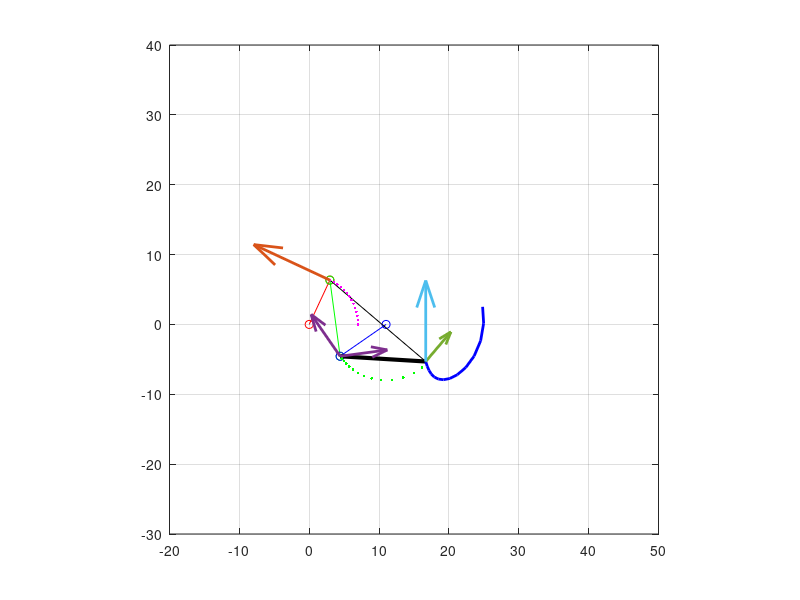
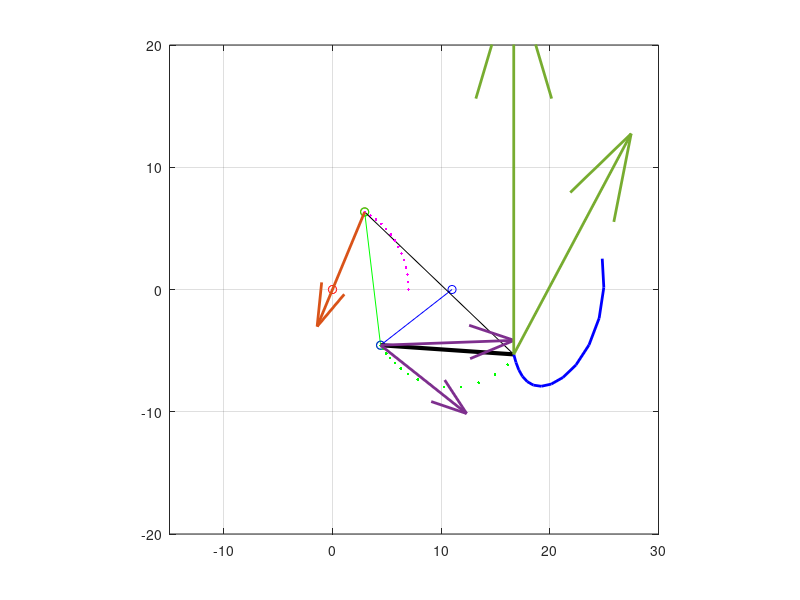
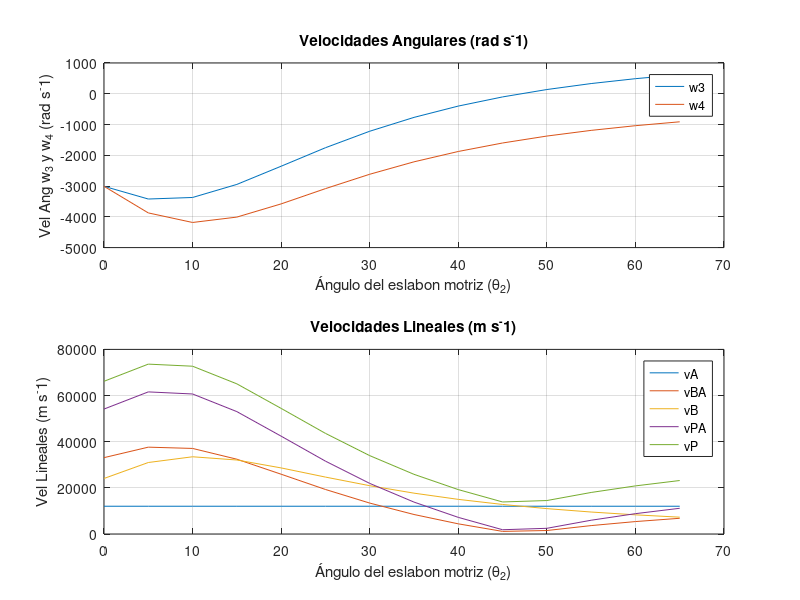
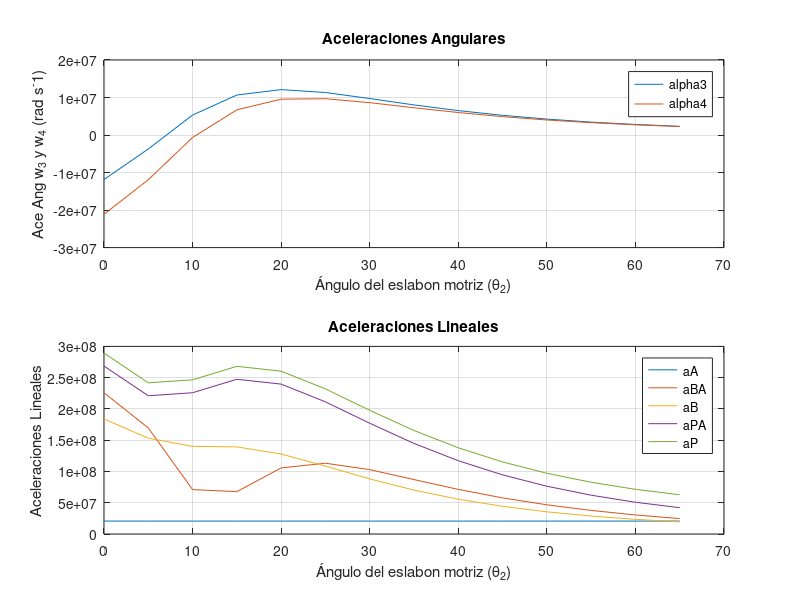

Source code (MATLAB) for these figures, in order:
% Programa para el Analisis Cinematico de un M4L
% Método Lazo Vectorial
% Eduardo Cano G.


%% Declaracion de variables

% TAMAÑO DE ESLABONES
a = 7; %L2
b = 11; %L3
c = 8; %L4
d = 11; %L1
ap = 18;
gamma = 42;


% COORDENADAS DE Ox, Oy y Qx, Qy
Ox = 0; Oy = 0;
Qx = d; Qy = 0;

theta2d = 0:5:65;

% VELOCIDAD ANGULAR
w2 = 30;
w2 = rad2deg(w2);

% ACELERACION ANGULAR
alpha2 = 10;
alpha2 = rad2deg(alpha2);

% SACUDIMENTO ANGULAR
phi2 = 5;

% VARIABLES AUXILIARES ---POCISION---

k1 = d/a;
k2 = d/c;
k3 = (a^2 - b^2 + c^2 + d^2)/(2*a*c);

k4 = d/b;
k5 = d/a;
k6 = (c^2 - a^2 - b^2 - d^2)/(2*a*b);

A = -k1 + cosd(theta2d) - k2.*cosd(theta2d) + k3;
B = -2.*sind(theta2d);
C = k1 - cosd(theta2d) - k2.*cosd(theta2d) + k3;

D = -k5 + cosd(theta2d) + k4.*cosd(theta2d) + k6;
E = -2.*sind(theta2d);
F = k5 - cosd(theta2d) + k4.*cosd(theta2d) + k6;


%% Analisis de Pocisiones

% THETA 3
indexR = E.^2 - 4.*D.*F > 0;
indexR2 = 2.*D ~= 0;
theta3da = zeros(1, length(indexR));
theta3dc = zeros(1, length(indexR));
contador = 1;
for k=1 : length(theta2d)

    if indexR(k) == 1 && indexR2(k) == 1

        theta3da(contador) = 2*atand((-E(k) + sqrt(E(k).^2 - 4.*D(k).*F(k))) ./ (2.*D(k)));
        theta3dc(contador) = 2*atand((-E(k) - sqrt(E(k).^2 - 4.*D(k).*F(k))) ./ (2.*D(k)));

        contador = contador + 1;

    else

    end

end



% THETA 4
indexS = B.^2 - 4.*A.*C > 0;
indexS2 = 2.*A ~= 0;
theta4da = zeros(1, length(indexS));
theta4dc = zeros(1, length(indexS));
contador = 1;
for k=1 : length(theta2d)

    if indexS(k) == 1 && indexS2(k) == 1

        theta4da(contador) = 2*atand((-B(k) + sqrt(B(k).^2 - 4.*A(k).*C(k))) ./ (2.*A(k)));
        theta4dc(contador) = 2*atand((-B(k) - sqrt(B(k).^2 - 4.*A(k).*C(k))) ./ (2.*A(k)));

        contador = contador + 1;

    else

    end

end



% POCISIONES DE Ax y Ay
Ax = zeros(1, length(indexR));
Ay = zeros(1, length(indexR));
contador = 1;
for k=1 : length(theta2d)

    if indexR(k) == 1 && indexR2(k) == 1

        Ax(contador) =  a.*cosd(theta2d(k));
        Ay(contador) =  a.*sind(theta2d(k));
        
        contador = contador + 1;   

    else

    end

end



% POSICIONES DE Bx y By
Bxa = c.*cosd(theta4da) + d;
Bya = c.*sind(theta4da);



% POSICIONES DE P
Pxa = Ax + ap.*cosd(theta3da + gamma);
Pya = Ay + ap.*sind(theta3da + gamma);

Pxc = Ax + ap.*cosd(theta3dc);
Pyc = Ay + ap.*sind(theta3dc);


%% Analisis de Velocidades

% VELOCIDAD ANGULAR w3
w3 = ((a.*w2)./(b)).*((sind(theta4da-theta2d))./(sind(theta3da-theta4da)));
w3deg = rad2deg(w3);

% VELOCIDAD ANGULAR w4
w4 = ((a.*w2)./(c)).*((sind(theta2d-theta3da))./(sind(theta4da-theta3da)));
w4deg = rad2deg(w4);

% VELOCIDAD LINEAL DE vA
vAx = -a.*w2.*sind(theta2d);
vAy = a.*w2.*cosd(theta2d);
vA = sqrt(vAx.^2 + vAy.^2);

% VELOCIDAD LINEAL DE vBA
vBAx = -b.*w3.*sind(theta3da);
vBAy = b.*w3.*cosd(theta3da);
vBA = sqrt(vBAx.^2 + vBAy.^2);

% VELOCIDAD LINEAL DE vB
vBx = -c.*w4.*sind(theta4da);
vBy = c.*w4.*cosd(theta4da);
vB = sqrt(vBx.^2 + vBy.^2);

% VELOCIDAD LINEAL DE vPA
vPAx = ap.*w3.*(-sind(theta3da+gamma));
vPAy = ap.*w3.*cosd(theta3da+gamma);
vPA = sqrt(vPAx.^2 + vPAy.^2);

% VELOCIDAD LINEAL DE vP
vP=vA+vPA;



%% Analisis de Aceleraciones

% VARIABLES AUXILIARES ---ACELERACION---

Aa = c.*sind(theta4da);
Ba = b.*sind(theta3da);
Ca = a.*alpha2.*sind(theta2d)+a.*w2.^2.*cosd(theta2d)+b.*w3.^2.*cosd(theta3da)-c.*w4.^2.*cosd(theta4da);
Da = c.*cosd(theta4da);
Ea = b.*cosd(theta3da);
Fa = a.*alpha2.*cosd(theta2d)-a.*w2.^2.*sind(theta2d)-b.*w3.^2.*sind(theta3da)+c.*w4.^2.*sind(theta4da);

% ACELERACION ANGULAR DE alpha3
alpha3 = (Ca.*Da-Aa.*Fa)./(Aa.*Ea-Ba.*Da);
alpha3deg = rad2deg(alpha3);

% ACELERACION ANGULAR DE alpha4
alpha4 = (Ca.*Ea-Ba.*Fa)./(Aa.*Ea-Ba.*Da);
alpha4deg = rad2deg(alpha4);

% ACELERACION ANGULAR DE aA
aAx = -a.*alpha2.*sind(theta2d)-a.*w2.^2.*cosd(theta2d);
aAy = a.*alpha2.*cosd(theta2d)-a.*w2.^2.*sind(theta2d);
aA = sqrt((aAx.^2)+(aAy.^2));

% ACELERACION ANGULAR DE aBA
aBAx = -b.*alpha3.*sind(theta3da)-b.*w3.^2.*cosd(theta3da);
aBAy = -b.*alpha3.*cosd(theta3da)-b.*w3.^2.*sind(theta3da);
aBA = sqrt((aBAx.^2)+(aBAy.^2));

% ACELERACION ANGULAR DE aB
aBx = -c.*alpha4.*sind(theta4da)-c.*w4.^2.*cosd(theta4da);
aBy = c.*alpha4.*cosd(theta4da)-c.*w4.^2.*sind(theta4da);
aB = sqrt((aBx.^2)+(aBy.^2));

% ACELERACION ANGULAR DE aPA
aPAx = ap.*alpha3.*(-sind(theta3da+gamma))-ap.*w3.^2.*(cosd(theta3da+gamma));
aPAy = ap.*alpha3.*(cosd(theta3da+gamma))-ap.*w3.^2.*(sind(theta3da+gamma));
aPA = sqrt((aPAx.^2)+(aPAy.^2));

% ACELERACION ANGULAR DE aP
aP = aA +aPA;


%% Analisis de Sacudimientos

% VARIABLES AUXILIARES ---SACUDIMIENTO---

Aj = a.*w2.^3.*sind(theta2d);
Bj = 3.*a.*w2.*alpha2.*cosd(theta2d);
Cj = a.*phi2.*sind(theta2d);
Dj = b.*w3.^3.*sind(theta3da);
Ej = 3.*b.*w3.*alpha3.*cosd(theta3da);
Fj = c.* w4.^3.*sind(theta4da);
Gj = 3.*c.*w4.*alpha4.*cosd(theta4da);
Hj = c.*sind(theta4da);
Kj = b.*sind(theta3da);

Lj = a.*w2.^3.*cosd(theta2d);
Mj = 3.*a.*w2.*alpha2.*sind(theta2d);
Nj = a.*phi2.*cosd(theta2d);
Pj = b.*w3.^3.*cosd(theta3da);
Qj = 3.*b.*w3.*alpha3.*sind(theta3da);
Rj = b.*cosd(theta3da);
Sj = c.*w4.^3.*cosd(theta4da);
Tj = 3.*c.*w4.*alpha4.*sind(theta4da);
Uj = c.*cosd(theta4da);

% SACUDIMIENTO ANGULAR DE phi4
phi4 = (Kj.*Nj-Kj.*Lj-Kj.*Mj-Kj.*Pj-Kj.*Qj+Aj.*Rj-Bj.*Rj-Cj.*Rj+Dj.*Rj-Ej.*Rj-Fj.*Rj+Gj.*Rj+Kj.*Sj+Kj.*Tj)./(Kj.*Uj-Hj.*Rj);

% SACUDIMIENTO ANGULAR DE phi3
phi3 = (Aj-Bj-Cj+Dj-Ej-Fj+Gj+Hj.*phi4)./Kj;

% SACUDIMIENTO ANGULAR DE jA
jAx = a.*w2.^3.*sin(theta2d)-3.*a.*w2.*alpha2.*cos(theta2d)-a.*phi2.*sin(theta2d);
jAy = -a.*w2.^3.*cos(theta2d)-3.*a.*w2.*alpha2.*sin(theta2d)+a.*phi2.*cos(theta2d);
jA = sqrt((jAx.^2)+(jAy.^2));

% SACUDIMIENTO ANGULAR DE jBA
jBAx = b.*w3.^3.*sin(theta3da)-3.*b.*w3.*alpha3.*cos(theta3da)-b.*phi3.*sin(theta3da);
jBAy = -b.*w3.^3.*cos(theta3da)-3.*b.*w3.*alpha3.*sin(theta3da)+b.*phi3.*cos(theta3da);
jBA = sqrt((jBAx.^2)+(jBAy.^2));

% SACUDIMIENTO ANGULAR DE jB
jBx = c.*w4.^3.*sin(theta4da)-3.*c.*w4.*alpha4.*cos(theta4da)-c.*phi4.*sin(theta4da);
jBy = -c.*w4.^3.*cos(theta4da)-3.*c.*w4.*alpha4.*sin(theta4da)+c.*phi4.*cos(theta4da);
jB = sqrt((jBx.^2)+(jBy.^2));


%% Grafica de Vectores de Velocidad

figure(20)
%subplot(131)
contador = 1;
for k = 1 : length(indexR) 

    if indexR(k) == 1 && indexR2(k) == 1
        plot([Ox, Ax(contador)] , [Oy, Ay(contador)], '-or',...
            [Ax(contador) , Bxa(contador)] , [Ay(contador) , Bya(contador)], '-og',...
            [Bxa(contador) , Qx] , [Bya(contador) , Qy] , '-ob' , ...
            [Ax(contador) , Pxa(contador)] , [Ay(contador) , Pya(contador)], '-k',...
            [Pxa(contador) , Bxa(contador)] , [Pya(contador) , Bya(contador)], '-k',...
            'LineWidth',3);
    
        hold on;
        % POSICIONES
        plot(Ax(1:contador), Ay(1:contador), 'm.', 'LineWidth', 2); 
        plot(Bxa(1:contador), Bya(1:contador), 'g.', 'LineWidth', 2);
        plot(Pxa(1:contador), Pya(1:contador), 'b-', 'LineWidth', 2);
        %plot(Pxc(1:contador), Pyc(1:contador), 'k-', 'LineWidth', 2);

        % VELOCIDADES
        quiver(Ax(contador),Ay(contador),vAx(contador),vAy(contador),0.001,'color','#D95319','LineWidth',2);
        quiver(Bxa(contador),Bya(contador),vBAx(contador),vBAy(contador),0.001,'color','#7E2F8E','LineWidth',2);
        quiver(Bxa(contador),Bya(contador),vBx(contador),vBy(contador),0.001,'color','#7E2F8E','LineWidth',2);
        quiver(Pxa(contador),Pya(contador),vPAx(contador),vPAy(contador),0.0005,'color','#77AC30','LineWidth',2);
        quiver(Pxa(contador),Pya(contador),0,vP(contador),0.0005,'color','#4DBEEE','LineWidth',2);

    
       
        axis([-20 50 -30 40])
        grid on
        axis square
    
        drawnow
        pause(0.1)
        hold off

        contador = contador + 1;
    
        else
    end
end



%% Grafica de Vectores de Aceleracion

figure(21)
%subplot(131)
contador = 1;
for k = 1 : length(indexR) 

    if indexR(k) == 1 && indexR2(k) == 1
        plot([Ox, Ax(contador)] , [Oy, Ay(contador)], '-or',...
            [Ax(contador) , Bxa(contador)] , [Ay(contador) , Bya(contador)], '-og',...
            [Bxa(contador) , Qx] , [Bya(contador) , Qy] , '-ob' , ...
            [Ax(contador) , Pxa(contador)] , [Ay(contador) , Pya(contador)], '-k',...
            [Pxa(contador) , Bxa(contador)] , [Pya(contador) , Bya(contador)], '-k',...
            'LineWidth',3);
    
        hold on;
        % POSICIONES
        plot(Ax(1:contador), Ay(1:contador), 'm.', 'LineWidth', 2); 
        plot(Bxa(1:contador), Bya(1:contador), 'g.', 'LineWidth', 2);
        plot(Pxa(1:contador), Pya(1:contador), 'b-', 'LineWidth', 2);
        %plot(Pxc(1:contador), Pyc(1:contador), 'k-', 'LineWidth', 2);

        % ACELERACIONES
        quiver(Ax(contador),Ay(contador),aAx(contador),aAy(contador),0.0000005,'color','#D95319','LineWidth',2);
        quiver(Bxa(contador),Bya(contador),aBAx(contador),aBAy(contador),0.0000005,'color','#7E2F8E','LineWidth',2);
        quiver(Bxa(contador),Bya(contador),aBx(contador),aBy(contador),0.0000005,'color','#7E2F8E','LineWidth',2);
        quiver(Pxa(contador),Pya(contador),aPAx(contador),aPAy(contador),0.0000005,'color','#77AC30','LineWidth',2);
        quiver(Pxa(contador),Pya(contador),0,aP(contador),0.0000005,'color','#77AC30','LineWidth',2);

    
       
        axis([-15 30 -20 20])
        grid on
        axis square
    
        drawnow
        pause(0.1)
        hold off

        contador = contador + 1;
    
        else
    end
end


%% Grafica de thetha2 vs Velocidad

% thetha2 vs w3,w4
figure(22)
subplot(2,1,1)
vel_ang_matriz = [w3; w4];
plot(theta2d, vel_ang_matriz);
grid on
legend('w3', 'w4')
title('Velocidades Angulares (rad s^-1)')
xlabel('Ángulo del eslabon motriz (\theta_2)')
ylabel('Vel Ang w_3 y w_4 (rad s^-1)')

% thetha2 vs vA, vBA, vB, vPA, vP
subplot(2,1,2)
vel_lin_matriz = [vA; vBA; vB; vPA; vP];
plot(theta2d, vel_lin_matriz);
grid on
legend('vA', 'vBA', 'vB', 'vPA', 'vP')
title('Velocidades Lineales (m s^-1)')
xlabel('Ángulo del eslabon motriz (\theta_2)')
ylabel('Vel Lineales (m s^-1)')


%% Grafica de thetha2 vs Aceleracion
figure(23)
subplot(2,1,1)
a_ang_matriz = [alpha3; alpha4];
plot(theta2d, a_ang_matriz);
grid on
legend('alpha3', 'alpha4')
title('Aceleraciones Angulares')
xlabel('Ángulo del eslabon motriz (\theta_2)')
ylabel('Ace Ang w_3 y w_4 (rad s^-1)')

subplot(2,1,2)
a_lin_matriz = [aA; aBA; aB; aPA; aP];
plot(theta2d, a_lin_matriz);
grid on
legend('aA', 'aBA', 'aB', 'aPA', 'aP')
title('Aceleraciones Lineales')
xlabel('Ángulo del eslabon motriz (\theta_2)')
ylabel('Aceleraciones Lineales')


%% Grafica de thetha2 vs Sacudimiento
figure(24)
subplot(2,1,1);
j_ang_matriz = [phi3; phi4];
plot(theta2d, j_ang_matriz);
grid on
legend('phi3', 'phi4')
title('Sacudimientos Angulares');
xlabel('Ángulo del eslabon motriz (\theta_2)');
ylabel('Sacudimientos Angulares');

subplot(2,1,2)
j_lin_matriz = [jA; jBA; jB]; %  jPA; aP
plot(theta2d, j_lin_matriz);
grid on
legend('jA', 'jBA', 'aB')
title('Sacudimientos Lineales')
xlabel('Ángulo del eslabon motriz (\theta_2)')
ylabel('Sacudimientos Lineales')
